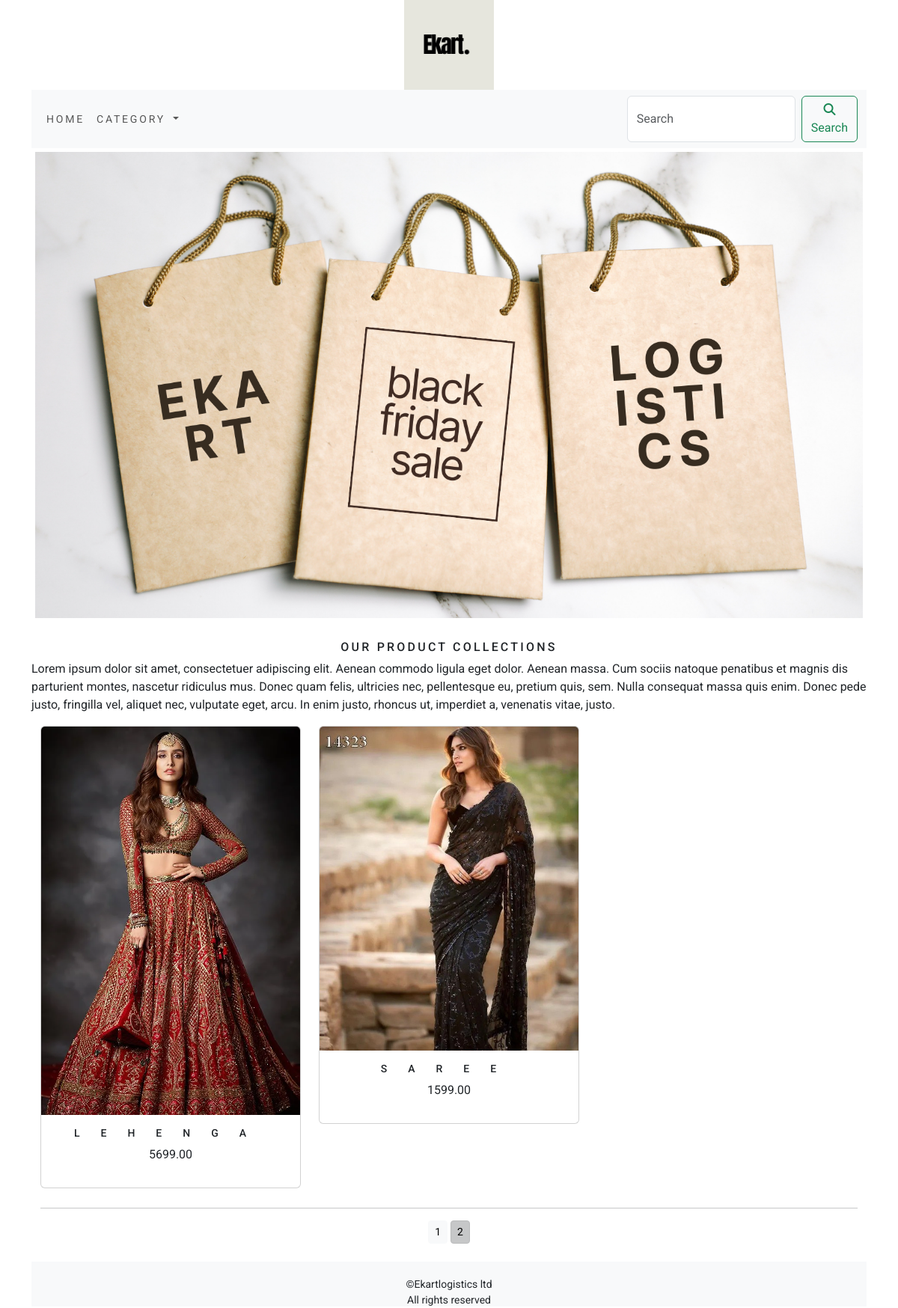
Screenshot of /shop/?page=2 with the database file from the repository.
### shop/models.py (models this page shows, shortened)
class Product(models.Model):
    name = models.CharField(max_length=250, unique=True)
    slug = models.SlugField(max_length=250, unique=True)
    description = models.TextField(blank=True)
    price = models.DecimalField(max_digits=10, decimal_places=2)
    image = models.ImageField(upload_to='product',blank=True)
    category = models.ForeignKey(Category,on_delete=models.CASCADE)
    stock = models.IntegerField()
    available = models.BooleanField(default=True)
    created = models.DateTimeField(auto_now_add=True)
    updated = models.DateTimeField(auto_now=True)
    def get_url(self):
        return reverse('shop:prodCatdetail', args=[self.category.slug,self.slug])
    class Meta:
        ordering = ['name']
        verbose_name = 'product'
        verbose_name_plural = 'products'

### shop/views.py (the view)
# urls.py: path('',views.allProdCat, name = 'allProdCat'),
def allProdCat(request, cat_slug = None):
    cat_page = None
    products_list = None
    if cat_slug != None:
        cat_page = get_object_or_404(Category, slug = cat_slug)
        products_list = Product.objects.filter(category = cat_page, available = True)
    else:
        products_list = Product.objects.filter(available = True)
    paginator =  Paginator(products_list,6)
    try:
        page = int(request.GET.get('page',1))
    except:
        page = 1
    try:
        products = paginator.page(page)
    except (EmptyPage, InvalidPage):
        products = paginator.page(paginator.num_pages)
    return render(request, "category.html", {'category': cat_page, 'products':products})

### cart/context_processors.py (called while the page is built)
def counter(request):
    item_count = 0
    if 'admin' in request.path:
        return{}
    else:
        try:
            cart = Cart.objects.filter(cart_id = _cart_id(request))
            cart_items = CartItem.objects.all().filter(cart=cart[:1])
            for cart_item in cart_items:
                item_count += cart_item.quantity
        except Cart.DoesNotExist:
            item_count = 0
    return dict(item_count = item_count)

### cart/views.py (called while the page is built)
def _cart_id(request):
    cart = request.session.session_key
    if not cart:
        cart = request.session.create()
    return cart

### shop/context_processors.py (called while the page is built)
def menu_links(request):
    links = Category.objects.all()
    return dict(links=links)

### shop/models.py (called while the page is built)
    def get_url(self):
        return reverse('shop:product_by_category', args = [self.slug])

### template/category.html (shortened to what this page needs)
{% extends 'base.html' %}
{% load static %}
{% block content %}
     <div class="mx-auto">
        {% if category %}
            <img class="my-image" src="{{category.image.url}}" alt="{{category.name}}">
     </div>
     <br>
     <div>
        <h1 class="text-center my_title">{{category.name}}</h1>
        <p class="text-justify">{{category.description}}</p>
     </div>
        {% else %}
        <div>
            <img class="my-image my_image_padding" src="{% static 'img/banner2.png' %}" alt="our products" width="1400px;" height="250px;">
        </div>
        <br>
        <div>
            <h1 class="text-center my_title">Our Product Collections</h1>
            <p class="text-justify">Lorem ipsum dolor sit amet, consectetuer adipiscing elit. Aenean commodo ligula eget dolor. Aenean massa. Cum sociis natoque penatibus et magnis dis parturient montes, nascetur ridiculus mus. Donec quam felis, ultricies nec, pellentesque eu, pretium quis, sem. Nulla consequat massa quis enim. Donec pede justo, fringilla vel, aliquet nec, vulputate eget, arcu. In enim justo, rhoncus ut, imperdiet a, venenatis vitae, justo.</p>
        </div>
     {% endif %}
     <div class="container">
        <div class="row mx_auto">
            {% for product in products.object_list %}
            <div class="my_bottom_margin col-9 col-sm-12 col-md-4 col-lg-4">
                <div class="card text-center" style="min-width: 18rem;">
                    <a href="{{product.get_url}}"><img class="card-img-top my-image" src="{{product.image.url}}" alt="{{product.name}}" height="150px;" width="150px;"></a>
                    <div class="card-body">
                        <h4>{{product.name}}</h4>
                        <p>{{product.price}}</p>
                    </div>
                </div>
            </div>
            {% endfor %}
        </div>
        <div class="mx_auto">
            {% if products.paginator.num_pages > 1 %}
            <hr>
            <div class="text-center">
                {% for pg in products.paginator.page_range %}
                    <a href="?page={{pg}}" class="btn btn-light btn-sm {% if products.number == pg %} active {% endif %}"> {{pg}} </a>
                {% endfor %}
            </div>
            {% endif %}
        </div>
        <br>
     </div>
{% endblock %}

### static/css/custom.css (style rules this page uses)
body { font-family: 'EB Garamond', serif; font-family: 'Roboto', sans-serif; }
.my-image { width: 100%; height: auto; }
.my_title { font-size: 16px; text-transform: uppercase; letter-spacing: 0.2em; }
.my_image_padding { padding: 5px; }
.my_bottom_margin { margin-bottom: 10px; }
.card-body h4 { font-size: 14px; text-transform: uppercase; letter-spacing: 2em; }

### rows the page displays
Product: image (picture), name "LEHENGA", price "5699.00"
Product: image (picture), name "SAREE", price "1599.00"

### other values shown
{{ pg }} "1" "2"
